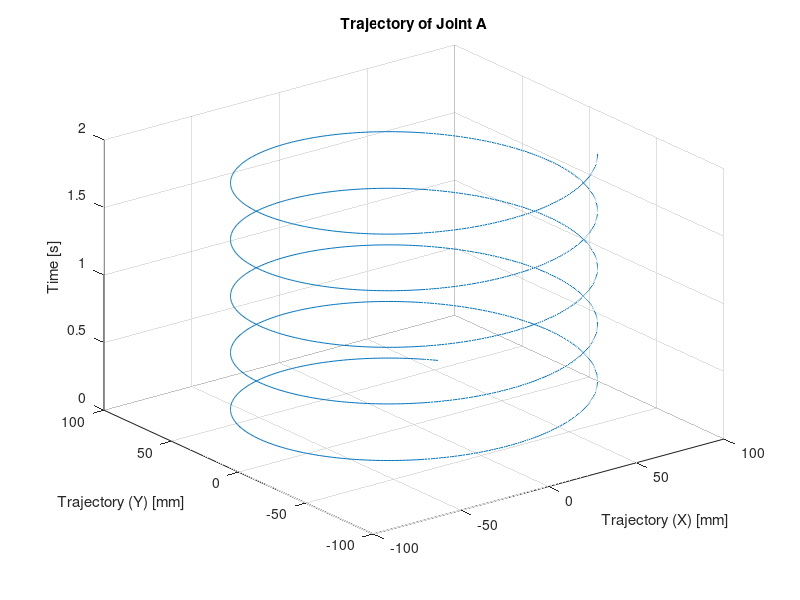
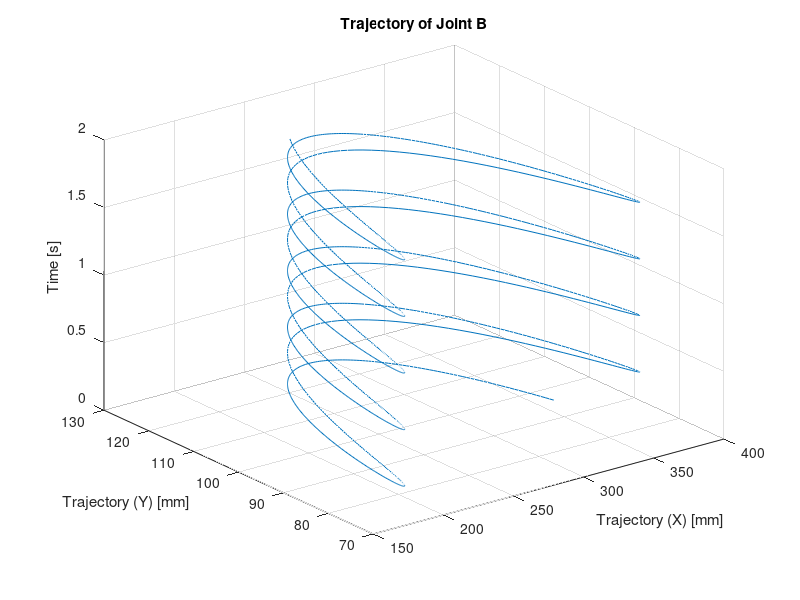
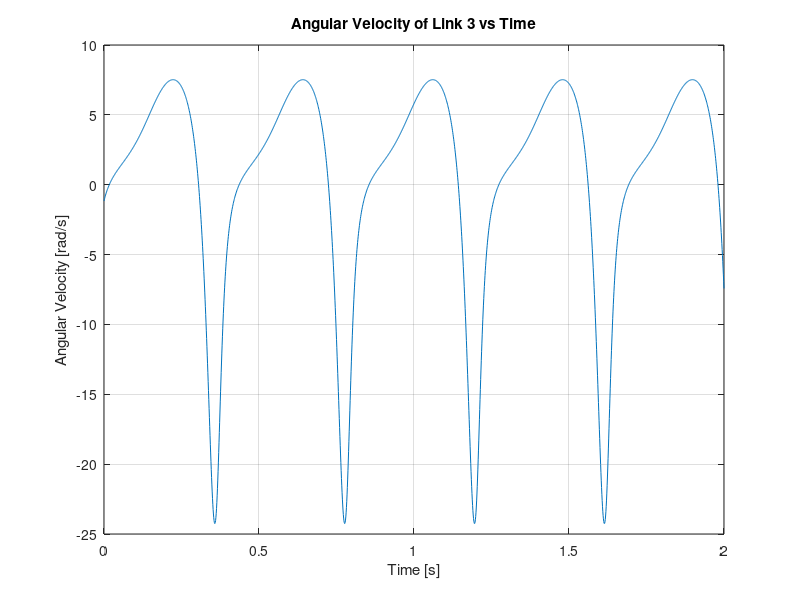
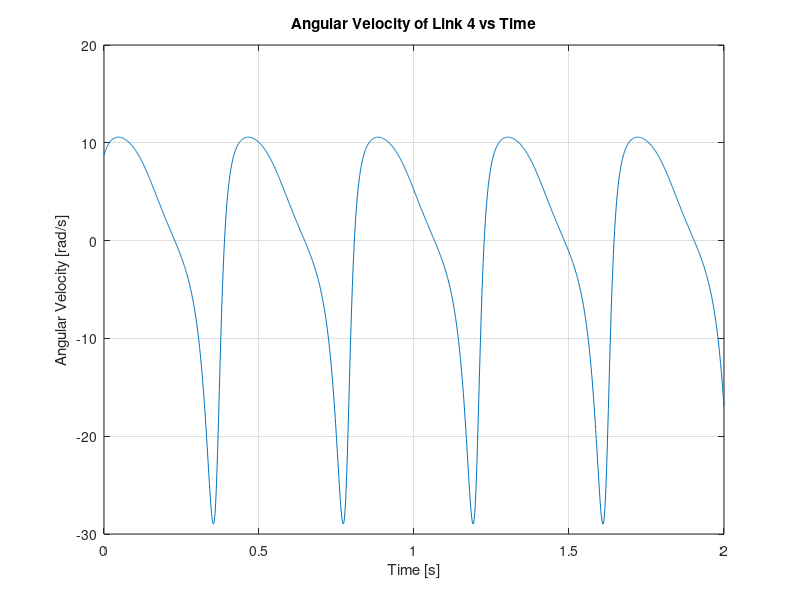

MATLAB code to generate these figures, in order:
%% Identitas
% Nama  : Kafi Mahardika
% NIM   : 13119033
% Kelas : K-03
%% Input
 
% Kita input data-data yang diberikan di awal

L2 = 83; % [50 + 033] mm
L3 = 166; % [2*L2] mm
L4 = 124.5; % [1.5*L2] mm 
c = 141.1; % [1.7*L2] mm
Omega2 = 15; % [rad/s]
IniTetha2 = pi/4 ; % [rad]
IniTetha3 = 0.2 ; % [rad]
IniTetha4 = 4 ; % [rad]
% Analisis pada waktu 0-2 [s] dengan jarak 0.001 [s]
t = 0:0.001:2 ; % [s]
NumData = size(t,2);

%% Matrix coordinate
% Kita tentukan matrix variabel awal q, serta matrix nol posisi, ang.
% velocity, dan ang. acceleration

q = [0;0;0;0;0;IniTetha2;0;0;IniTetha3;0;0;IniTetha4];
q_all = zeros(12,NumData);
v_all = zeros(12,NumData);
a_all = zeros(12,NumData);

%% Calculation

for j = 1:NumData
    for i = 1:3 %Jumlah pengulangan kalkulasi untuk mendapatkan hasil
        % Kita menentukan constraint matrix dari persamaan driving
        % constraint serta joint constraint
        
        % Constraint Matrix
        C = [q(1) ; q(2) ; q(3) ;...
            q(4)-(L2*cos(q(6)))/2;q(5)-(L2*sin(q(6)))/2 ;...
            q(4)+(L2*cos(q(6)))/2-q(7)+(L3*cos(q(9)))/2 ;...
            q(5)+(L2*sin(q(6)))/2-q(8)+(L3*sin(q(9)))/2 ;...
            q(7)+(L3*cos(q(9)))/2-q(10)+(L4*cos(q(12)))/2 ;...
            q(8)+(L3*sin(q(9)))/2-q(11)+(L4*sin(q(12)))/2 ;...
            q(10)+(L4*cos(q(12)))/2-(c*cos(q(3)));...
            q(11)+(L4*sin(q(12)))/2-(c*sin(q(3)));...
            q(6)-IniTetha2-Omega2*t(j)];
            
        % Untuk analisis posisi, kita gunakan deret Taylor yaitu
        % C(q + delta_q,t) = C + Cq*delta_q
        
        % Kita cari Constraint Jacobian Matrix (Cq), turunan C terhadap q
        
        % Jacobian Matrix 
        Cq = [1 0 0 0 0 0 0 0 0 0 0 0 ;
            0 1 0 0 0 0 0 0 0 0 0 0 ;
            0 0 1 0 0 0 0 0 0 0 0 0 ;
            0 0 0 1 0 (L2/2)*sin(q(6)) 0 0 0 0 0 0 ;
            0 0 0 0 1 (-L2/2)*cos(q(6)) 0 0 0 0 0 0 ;
            0 0 0 1 0 (-L2/2)*sin(q(6)) -1 0 (-L3/2)*sin(q(9)) 0 0 0 ;
            0 0 0 0 1 (L2/2)*cos(q(6)) 0 -1 (L3/2)*cos(q(9)) 0 0 0 ;
            0 0 0 0 0 0 1 0 (-L3/2)*sin(q(9)) -1 0 (-L4/2)*sin(q(12)) ;            
            0 0 0 0 0 0 0 1 (L3/2)*cos(q(9)) 0 -1 (L4/2)*cos(q(12)) ;
            1 0 c*sin(q(3)) 0 0 0 0 0 0 1 0 (-L4/2)*sin(q(12)) ;
            0 1 -c*cos(q(3)) 0 0 0 0 0 0 0 1 (L4/2)*cos(q(12)) ;
            0 0 0 0 0 1 0 0 0 0 0 0] ;
        
        % Setelah itu kita tentukan newton differences (delta_q) dan
        % tambahkan ke variabel q pada setiap iterasi untuk mendapatkan 
        % matrix jacobian yang baru dan terus dilakukan hingga iterasi
        % selesai dan mendapatkan posisi masing-masing
        
        delta_q = inv(Cq)*(-C) ;
        q = q + delta_q ;
        
        % Untuk analisis kecepatan, Constraint matrix kita turunkan
        % terhadap waktu (Ct). Kita tau bahwa Cq*qdot + Ct = 0, maka
        
        % Velocity Analysis
        Ct = [0;0;0;0;0;0;0;0;0;0;0;-Omega2];
        qdot = inv(Cq)*(-Ct);
        
        % Untuk Analisis Percepatan, kita gunakan persamaan Cq*qdot2=Qd,
        % dimana Qd=-Cq_qdot*Cq_qdot_q-2*Cqt*qdot-Ctt
        
        %Acceleration Analysis
        Cq_qdot = [qdot(1);qdot(2);qdot(3) ;...
            qdot(4)+(qdot(6)*(L2/2)*sin(q(6))) ;...
            qdot(5)-(qdot(6)*(L2/2)*cos(q(6))) ;...
            qdot(4)-(qdot(6)*(L2/2)*sin(q(6)))-qdot(7)-(qdot(9)*(L3/2)*sin(q(9))) ;...
            qdot(5)+(qdot(6)*(L2/2)*cos(q(6)))-qdot(8)+(qdot(9)*(L3/2)*cos(q(9))) ;...
            qdot(7)-(qdot(9)*(L3/2)*sin(q(9)))-qdot(10)-(qdot(12)*(L4/2)*sin(q(12))) ;...
            qdot(8)+(qdot(9)*(L3/2)*cos(q(9)))-qdot(11)+(qdot(12)*(L4/2)*cos(q(12))) ;...
            qdot(10)-(qdot(12)*(L4/2)*sin(q(12)))+(qdot(3)*c*sin(q(3))) ;...
            qdot(11)+(qdot(12)*(L4/2)*cos(q(12)))-(qdot(3)*c*cos(q(3))) ;...
            qdot(6)];
        
        Cq_qdot_q = [zeros(1,12);
            zeros(1,12);
            zeros(1,12);
            zeros(1,5) -(qdot(6)*(L2/2)*cos(q(6))) zeros(1,6);
            zeros(1,5) -(qdot(6)*(L2/2)*sin(q(6))) zeros(1,6);
            zeros(1,5) -(qdot(6)*(L2/2)*cos(q(6))) zeros(1,2) -(qdot(9)*(L3/2)*cos(q(9))) zeros(1,3);
            zeros(1,5) -(qdot(6)*(L2/2)*sin(q(6))) zeros(1,2) -(qdot(9)*(L3/2)*sin(q(9))) zeros(1,3);
            zeros(1,8) -(qdot(9)*(L3/2)*cos(q(9))) zeros(1,2) -(qdot(12)*(L4/2)*cos(q(12)));
            zeros(1,8) -(qdot(9)*(L3/2)*sin(q(9))) zeros(1,2) -(qdot(12)*(L4/2)*sin(q(12)));
            zeros(1,2) (qdot(3)*c*cos(q(3))) zeros(1,8) -(qdot(12)*(L4/2)*cos(q(12)));
            zeros(1,2) (qdot(3)*c*sin(q(3))) zeros(1,8) -(qdot(12)*(L4/2)*sin(q(12)));
            zeros(1,12)];
        
        % Turunan C terhadap q dan t
        Cqt = zeros(12,12);
        % Turunan Ct terhadap t
        Ctt = zeros(12,1);
        
        % Dari matrix diatas, kita hitung menggunakan persamaan di bawah 
        Qd = -Cq_qdot_q*qdot-2*Cqt*qdot-Ctt;
        % Percepatan didapatkan dengan
        qdot2 = inv(Cq)*Qd;
        
    end
    % Kita masukkan posisi, kecepatan, dan percepatan yang telah dihitung
    % ke suatu matriks, dimana tiap kolom melambangkan tiap detiknya
    q_all(:,j)=q;
    v_all(:,j)=qdot;
    a_all(:,j)=qdot2;
end

% Trajectory of Joint A
figure(1);
plot3(2*q_all(4,:), 2*q_all(5,:), t)
grid on
xlabel('Trajectory (X) [mm]');
ylabel('Trajectory (Y) [mm]');
zlabel('Time [s]');
title('Trajectory of Joint A');

% Trajectory of Joint B
figure(2);
plot3(2*q_all(10,:), 2*q_all(11,:), t)
grid on
xlabel('Trajectory (X) [mm]');
ylabel('Trajectory (Y) [mm]');
zlabel('Time [s]');
title('Trajectory of Joint B');

% Angular Velocity of Link 3 vs Time
figure(3);
plot(t, v_all(9,:));
grid on
xlabel('Time [s]');
ylabel('Angular Velocity [rad/s]');
title('Angular Velocity of Link 3 vs Time')

% Angular Velocity of Link 4 vs Time
figure(4);
plot(t, v_all(12,:));
grid on
xlabel('Time [s]');
ylabel('Angular Velocity [rad/s]');
title('Angular Velocity of Link 4 vs Time')

% Angular Acceleration of Link 3 vs Time
figure(5);
plot(t, a_all(9,:));
grid on
xlabel('Time [s]');
ylabel('Angular Acceleration [rad/s^2]');
title('Angular Acceleration of Link 3 vs Time');

% Angular Acceleration of Link 4 vs Time
figure(6);
plot(t, a_all(12,:));
grid on
xlabel('Time [s]');
ylabel('Angular Acceleration [rad/s^2]');
title('Angular Acceleration of Link 4 vs Time');            